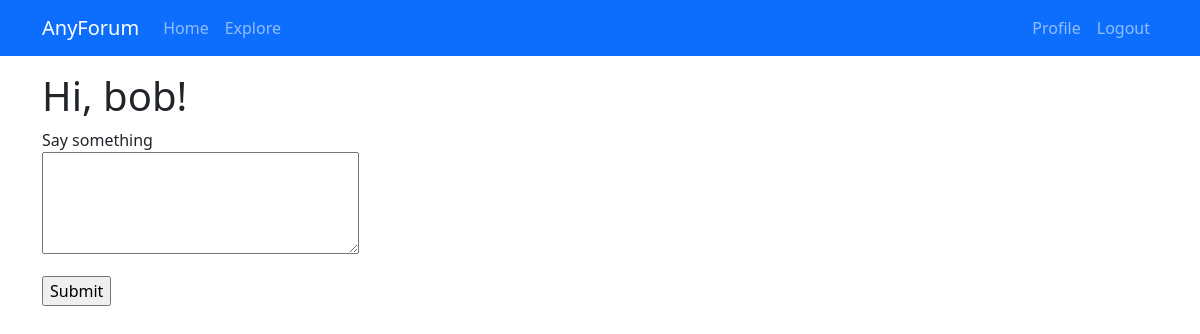
The page /index (signed in) on the database as committed earlier.
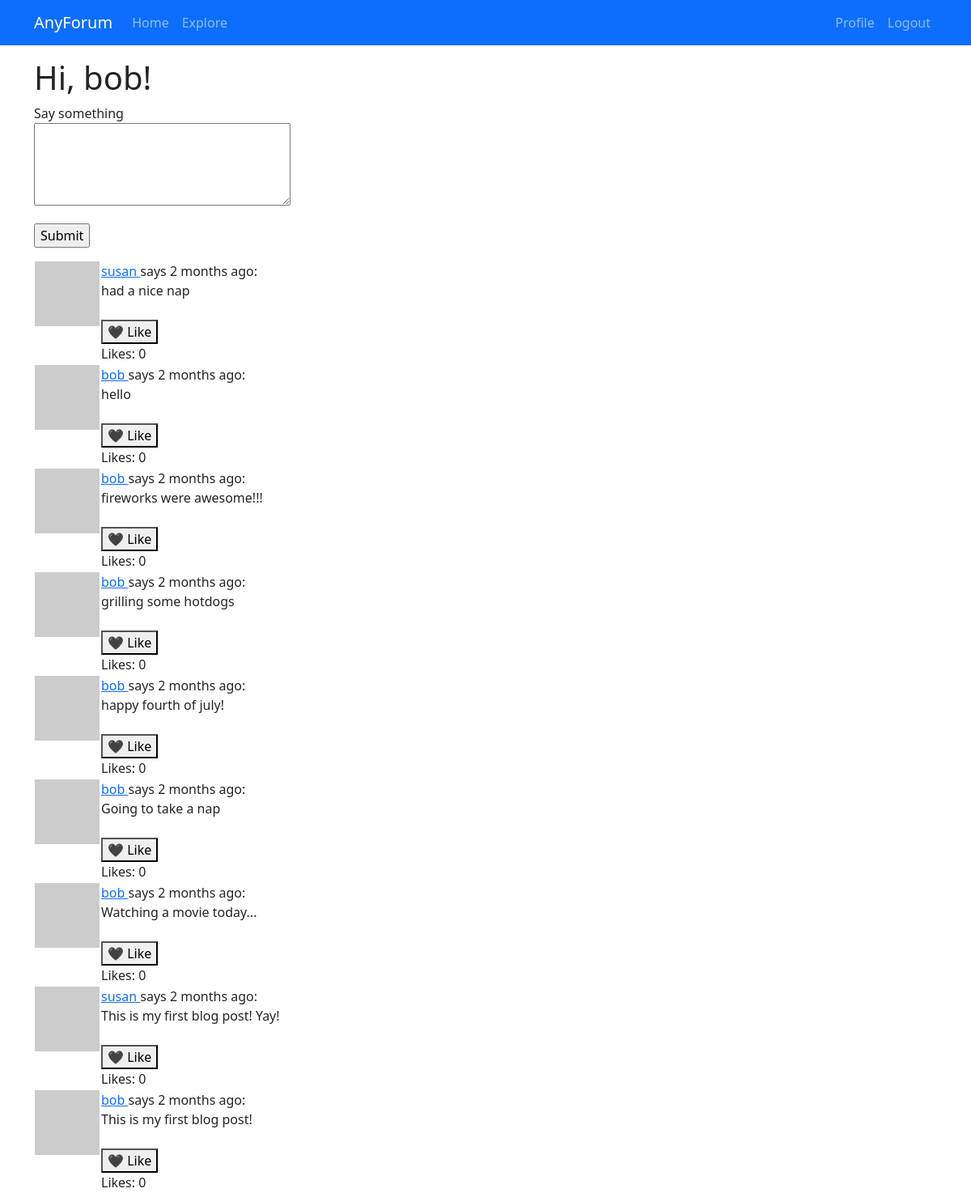
The same page on the database as committed later.
### app/models.py (models this page shows, shortened)
class User(UserMixin, db.Model):
    id: so.Mapped[int] = so.mapped_column(primary_key=True)
    username: so.Mapped[str] = so.mapped_column(sa.String(64), index=True, unique=True)
    email: so.Mapped[str] = so.mapped_column(sa.String(120), index=True, unique=True)
    password_hash: so.Mapped[Optional[str]] = so.mapped_column(sa.String(256))
    posts: so.WriteOnlyMapped['Post'] = so.relationship(back_populates='author')
    liked_posts: so.WriteOnlyMapped['Post'] = so.relationship(secondary=likes, back_populates='liked_by')
    about_me: so.Mapped[Optional[str]] = so.mapped_column(sa.String(140))
    last_seen: so.Mapped[Optional[datetime]] = so.mapped_column(default=lambda: datetime.now(timezone.utc))
    def avatar(self, size):
        digest = md5(self.email.lower().encode('utf-8')).hexdigest()
        return f'https://www.gravatar.com/avatar/{digest}?d=identicon&s={size}'
    following: so.WriteOnlyMapped['User'] = so.relationship(secondary=followers,
                                                            primaryjoin=(followers.c.follower_id == id),
                                                            secondaryjoin=(followers.c.followed_id == id),
                                                            back_populates='followers')
    followers: so.WriteOnlyMapped['User'] = so.relationship(secondary=followers,
                                                            primaryjoin=(followers.c.followed_id == id),
                                                            secondaryjoin=(followers.c.follower_id == id),
                                                            back_populates='following')
    def following_posts(self):
        Author = so.aliased(User)
        Follower = so.aliased(User)
        return (
            sa.select(Post)
            .join(Post.author.of_type(Author))
            .join(Author.followers.of_type(Follower), isouter=True)
            .where(sa.or_(
                Follower.id == self.id,
                Author.id == self.id
                ))
                .group_by(Post)
            .order_by(Post.timestamp.desc())
        )
    def is_liking(self, post):
        query = self.liked_posts.select().where(Post.id == post.id)
        return db.session.scalar(query) is not None

class Post(db.Model):
    id: so.Mapped[int] = so.mapped_column(primary_key=True)
    body: so.Mapped[str] = so.mapped_column(sa.String(140))
    timestamp: so.Mapped[datetime] = so.mapped_column(index=True, default=lambda: datetime.now(timezone.utc))
    user_id: so.Mapped[int] = so.mapped_column(sa.ForeignKey(User.id), index=True)
    author: so.Mapped[User] = so.relationship(back_populates='posts')
    liked_by: so.WriteOnlyMapped['User'] = so.relationship(secondary=likes, back_populates='liked_posts')
    def likes_count(self):
        query = sa.select(sa.func.count()).select_from(self.liked_by.select().subquery())
        return db.session.scalar(query)

### app/routes.py (the view)
@app.route('/', methods=['GET', 'POST'])
@app.route('/index', methods=['GET', 'POST'])
@login_required
def index():
    form = PostForm()
    if form.validate_on_submit():
        post = Post(body=form.post.data, author=current_user)
        db.session.add(post)
        db.session.commit()
        flash('Your post is now live!')
        return redirect(url_for('index'))
    page = request.args.get('page', 1, type=int)
    posts = db.paginate(current_user.following_posts(), page=page, per_page=app.config['POSTS_PER_PAGE'], error_out=False)
    next_url = url_for('index', page=posts.next_num) \
        if posts.has_next else None
    prev_url = url_for('index', page=posts.prev_num) \
        if posts.has_prev else None
    return render_template('index.html', title='Home', form=form, posts=posts.items, next_url=next_url, prev_url=prev_url)

### app/forms.py
class PostForm(FlaskForm):
    post = TextAreaField('Say something', validators=[
        DataRequired(), Length(min=1, max=140)])
    submit = SubmitField("Submit")

### app/models.py (called while the page is built)
@login.user_loader
def load_user(id):
    return db.session.get(User, int(id))

### app/routes.py (called while the page is built)
@app.before_request
def before_request():
    if current_user.is_authenticated:
        current_user.last_seen = datetime.now(timezone.utc)
        db.session.commit()

### app/templates/index.html (shortened to what this page needs)
{% extends "base.html" %}
{% block content %}
    <h1>Hi, {{current_user.username}}!</h1>
    {% if form %}
    <form action="" method="post">
        <p>
            {{ form.post.label }}<br>
            {{ form.post(cols=32, rows=4)}}<br>
        </p>
        <p>{{form.submit()}}</p>
    </form>
    {% endif %}
    {% for post in posts %}
        {% include '_post.html' %}
    {% endfor %}
{% endblock %}

### app/templates/base.html (shortened to what this page needs)
<!doctype html>
<html lang="en">
  <head>
    <link
        href="https://cdn.jsdelivr.net/npm/bootstrap@5.3.2/dist/css/bootstrap.min.css"
        rel="stylesheet"
>
  </head>
  <body>
    <nav class="navbar navbar-expand-lg navbar-dark bg-primary">
      <div class="container">
        <a class="navbar-brand" href="{{ url_for('index') }}">AnyForum</a>
        <div class="collapse navbar-collapse" id="navbarSupportedContent">
          <ul class="navbar-nav me-auto mb-2 mb-lg-0">
            <li class="nav-item">
              <a class="nav-link" aria-current="page" href="{{ url_for('index') }}">Home</a>
            </li>
            <li class="nav-item">
              <a class="nav-link" aria-current="page" href="{{ url_for('explore') }}">Explore</a>
            </li>
          </ul>
          <ul class="navbar-nav mb-2 mb-lg-0">
            {% if current_user.is_anonymous %}
            <li class="nav-item">
              <a class="nav-link" aria-current="page" href="{{ url_for('login') }}">Login</a>
            </li>
            {% else %}
            <li class="nav-item">
              <a class="nav-link" aria-current="page" href="{{ url_for('user', username=current_user.username) }}">Profile</a>
            </li>
            <li class="nav-item">
              <a class="nav-link" aria-current="page" href="{{ url_for('logout') }}">Logout</a>
            </li>
            {% endif %}
          </ul>
        </div>
      </div>
    </nav>
    <div class="container mt-3">
      {% block content %}{% endblock %}
    </div>
  </body>
</html>

### app/templates/_post.html (shortened to what this page needs)
<table>
    <tr valign="top">
        <td><img src="{{ post.author.avatar(36) }}"></td>
        <td>
            <a href="{{ url_for('user', username=post.author.username) }}">
                {{ post.author.username}}
            </a> says {{moment(post.timestamp).fromNow()}}:
            <br>{{ post.body }}
            <br><br>
            {% if current_user.is_liking(post) %}
            <form action="{{url_for('unlike', post_id=post.id)}}" method="post">
                {{form.hidden_tag()}}
                <button type="submit">💜 Unlike</button>
            </form>
            {% else %}
            <form action="{{url_for('like', post_id=post.id)}}" method="post">
                <button type="submit">🖤 Like</button>
            </form>
            {% endif %}
            Likes: {{post.likes_count()}}
        </td>
    </tr>
</table>

Rows that differ between the two databases and show on the page:
added Post: author.username "susan", timestamp "2 months ago", body "had a nice nap", likes_count "0"
added Post: author.username "bob", timestamp "2 months ago", body "hello", likes_count "0"
added Post: author.username "bob", timestamp "2 months ago", body "fireworks were awesome!!!", likes_count "0"
added Post: author.username "bob", timestamp "2 months ago", body "grilling some hotdogs", likes_count "0"
added Post: author.username "bob", timestamp "2 months ago", body "happy fourth of july!", likes_count "0"
added Post: author.username "bob", timestamp "2 months ago", body "Going to take a nap", likes_count "0"
added Post: author.username "bob", timestamp "2 months ago", body "Watching a movie today...", likes_count "0"
added Post: author.username "susan", timestamp "2 months ago", body "This is my first blog post! Yay!", likes_count "0"
added Post: author.username "bob", timestamp "2 months ago", body "This is my first blog post!", likes_count "0"
